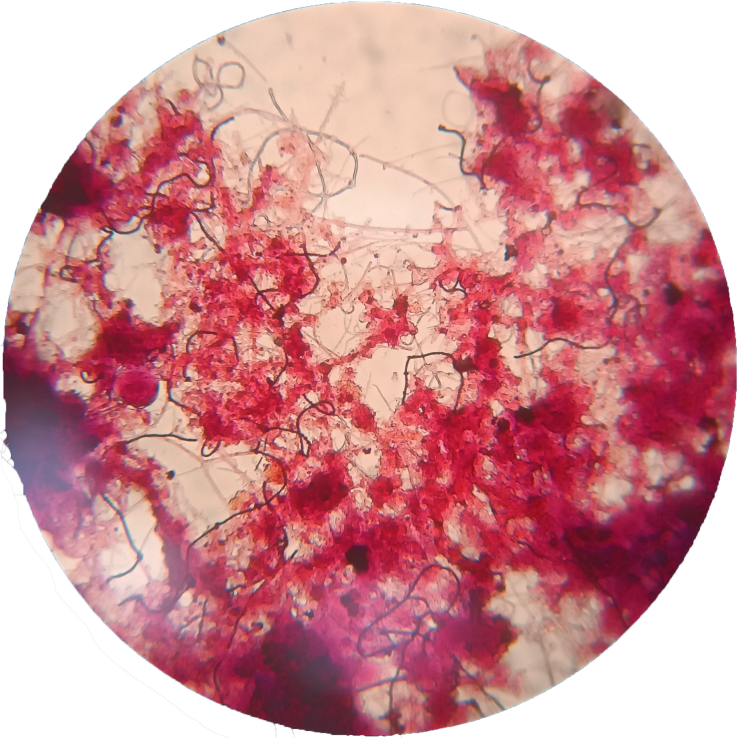
#> input picture 1a.jpg, 2229 x 2216 px (shown at 1/3 size); its folder holds only this picture in this run
$ python -i datasets.py   (imports and definitions only)
#> lines starting #> are read from the running program, lines starting #| are printed output that depends on the picture
from typing import Optional, Tuple
import os
import cv2
import numpy as np
import torch
from torch.utils.data import Dataset


# [16 lines left out: function _resize_pad, not called in this run]


def _apply_clahe_rgb(img_rgb: np.ndarray) -> np.ndarray:
    lab = cv2.cvtColor(img_rgb, cv2.COLOR_RGB2LAB)
#> lab: shape (2216, 2229, 3); mean of channels 0, 1, 2 170.9, 152.6, 138
    l, a, b = cv2.split(lab)
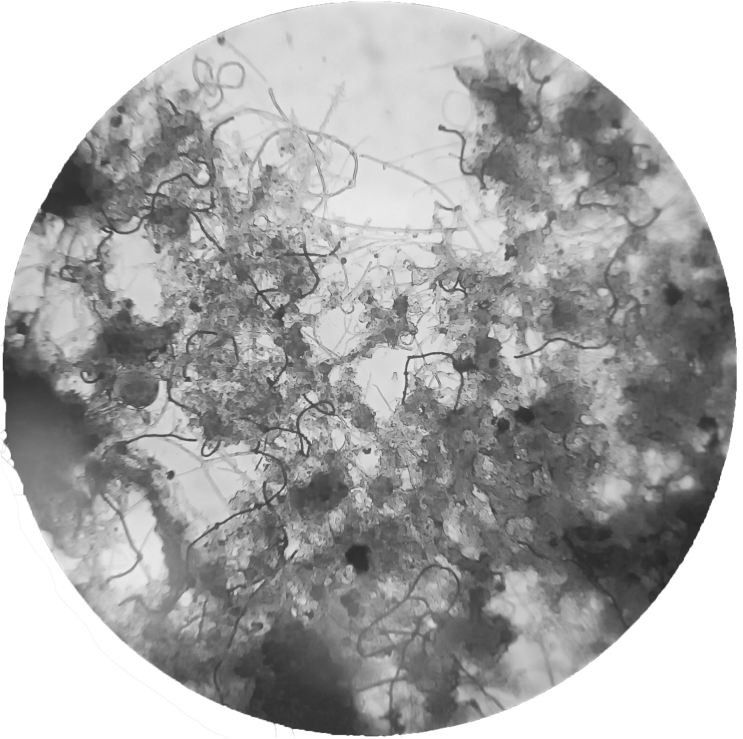
#> l: shape (2216, 2229) (shown at 1/3 size); min 36, max 255, mean 170.9
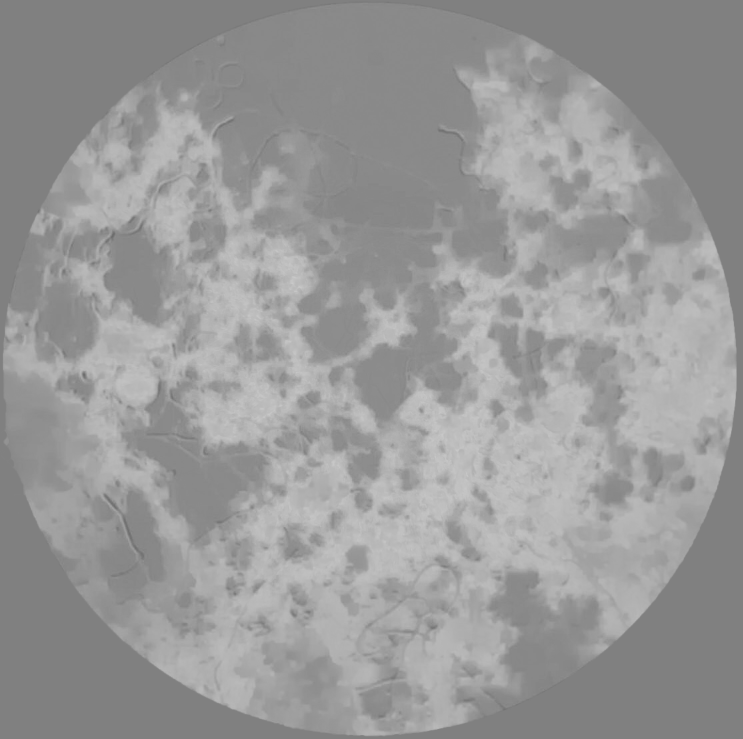
#> a: shape (2216, 2229) (shown at 1/3 size); min 104, max 202, mean 152.6
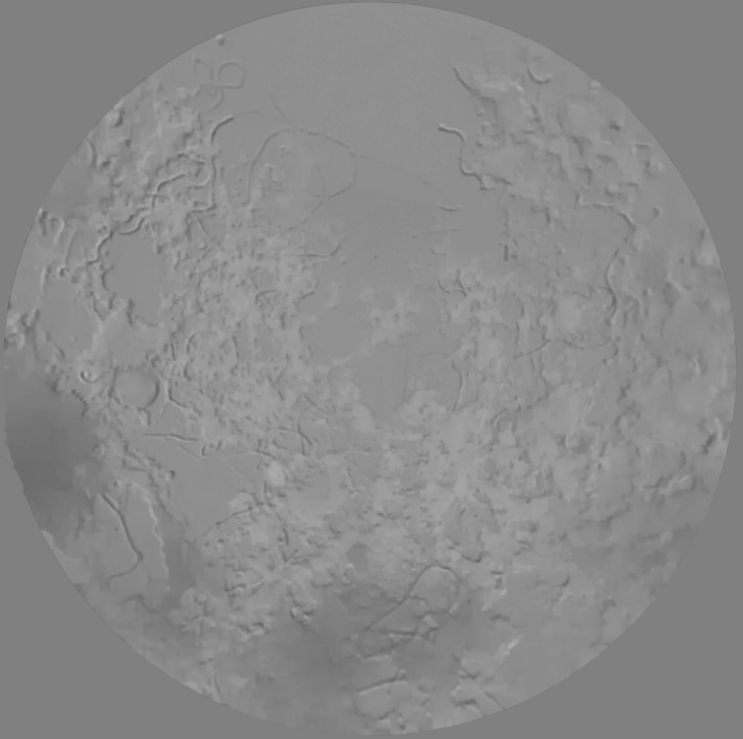
#> b: shape (2216, 2229) (shown at 1/3 size); min 94, max 181, mean 138
    clahe = cv2.createCLAHE(clipLimit=2.0, tileGridSize=(8,8))
    l2 = clahe.apply(l)
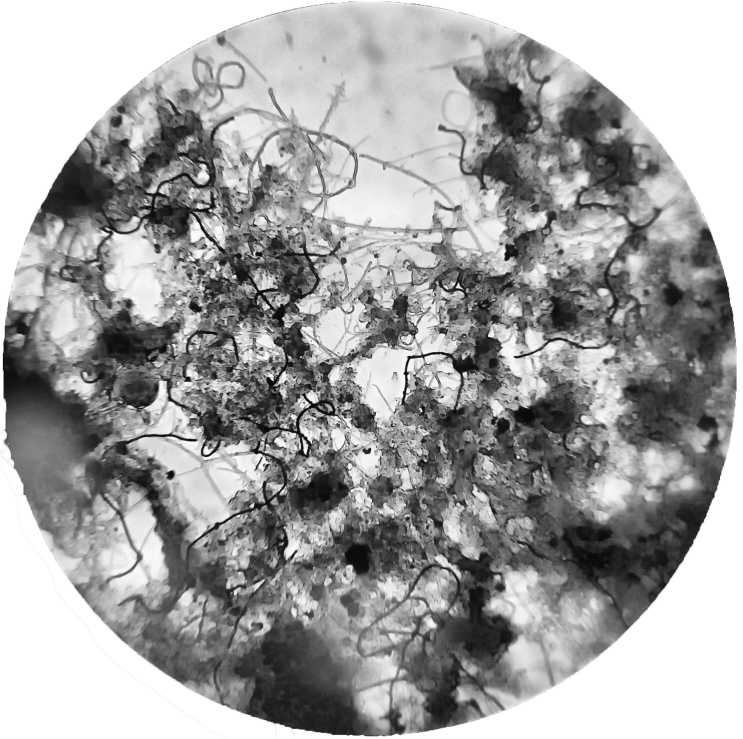
#> l2: shape (2216, 2229) (shown at 1/3 size); min 5, max 255, mean 163.4
    lab2 = cv2.merge([l2, a, b])
#> lab2: shape (2216, 2229, 3); mean of channels 0, 1, 2 163.4, 152.6, 138
    return cv2.cvtColor(lab2, cv2.COLOR_LAB2RGB)
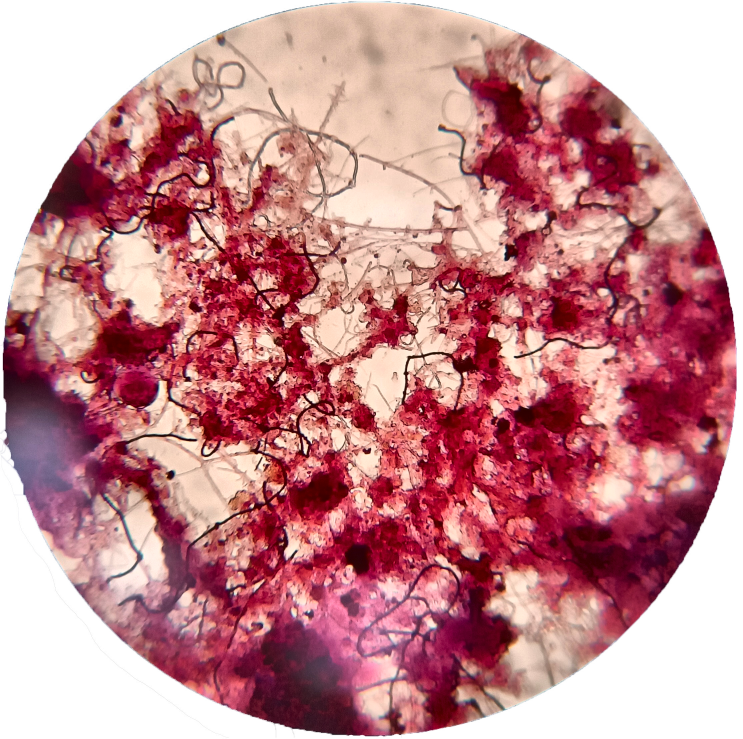
#> returned value: shape (2216, 2229, 3) (shown at 1/3 size); mean R, G, B 198.4, 138.1, 143.2


class SegDataset(Dataset):
    # [7 lines left out: function __init__, not called in this run]

    def __len__(self):
        return len(self.ids)

    # [45 lines left out: functions _read_image, _read_mask, __getitem__, not called in this run]

>>> import cv2
>>> picture = cv2.cvtColor(cv2.imread('1a.jpg'), cv2.COLOR_BGR2RGB)
>>> result = _apply_clahe_rgb(picture)

$ run again, on 1b.jpg
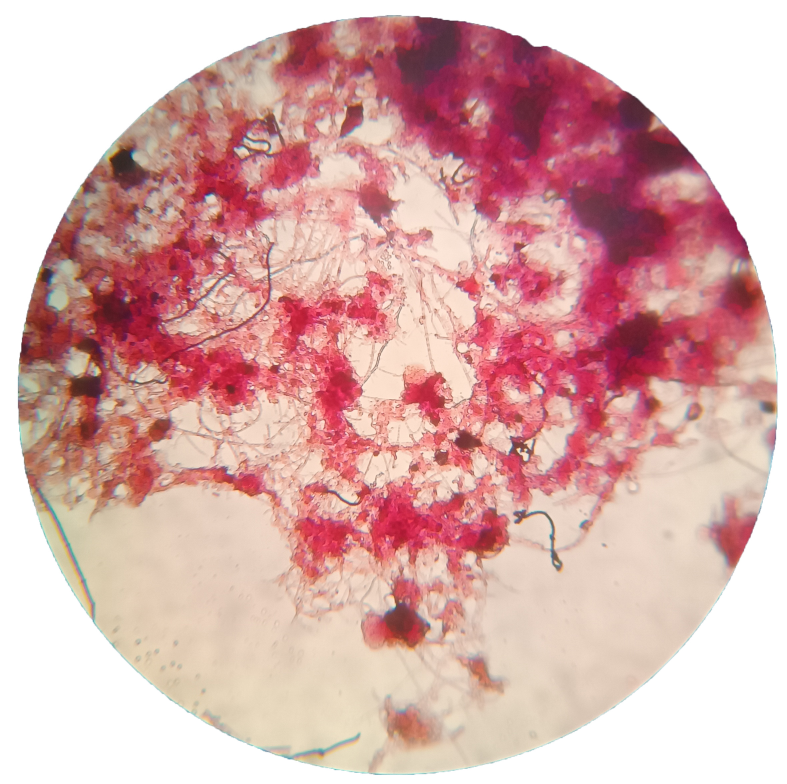
#> input picture 1b.jpg, 2360 x 2352 px (shown at 1/3 size)
#> lab: shape (2352, 2360, 3); mean of channels 0, 1, 2 193.2, 144.1, 136.9
#> in _apply_clahe_rgb, `l2 = clahe.apply(l)`:
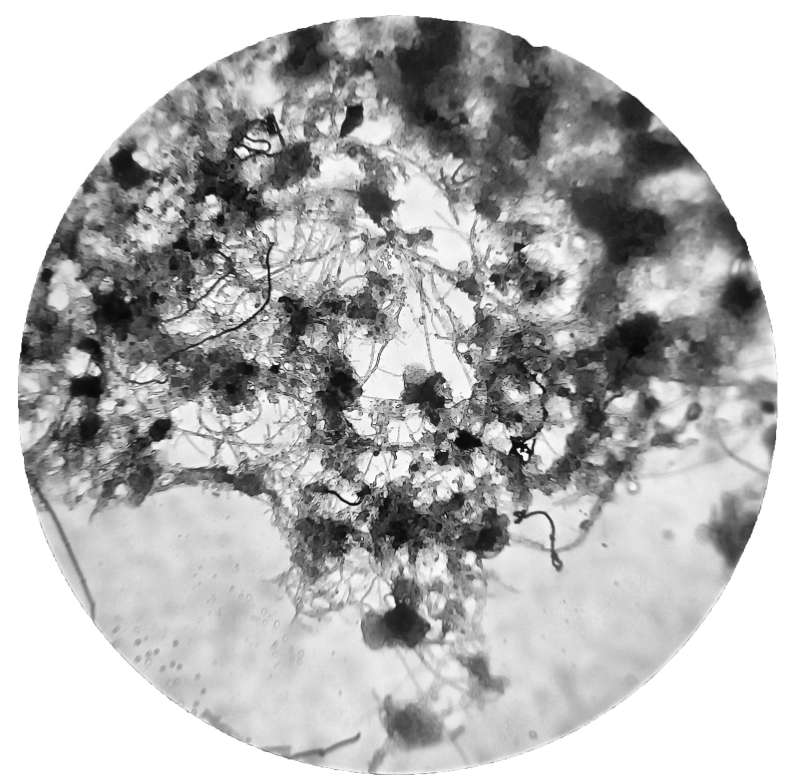
#> l2: shape (2352, 2360) (shown at 1/3 size); min 7, max 255, mean 181.6
#> lab2: shape (2352, 2360, 3); mean of channels 0, 1, 2 181.6, 144.1, 136.9
#> in _apply_clahe_rgb, `return cv2.cvtColor(lab2, cv2.COLOR_LAB2RGB)`:
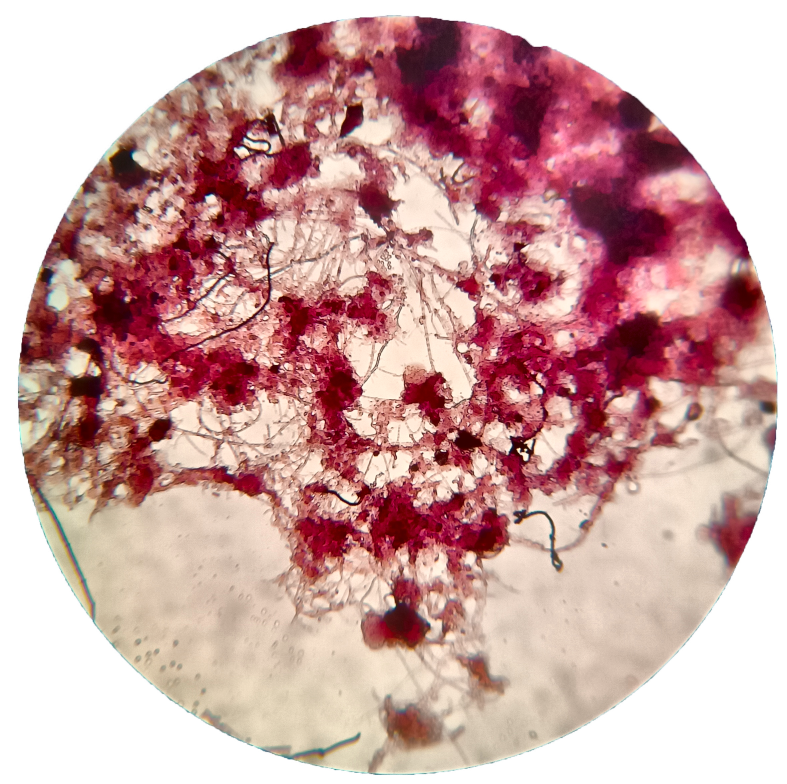
#> returned value: shape (2352, 2360, 3) (shown at 1/3 size); mean R, G, B 205.6, 164.2, 162.7

$ run again, on 1c.jpg
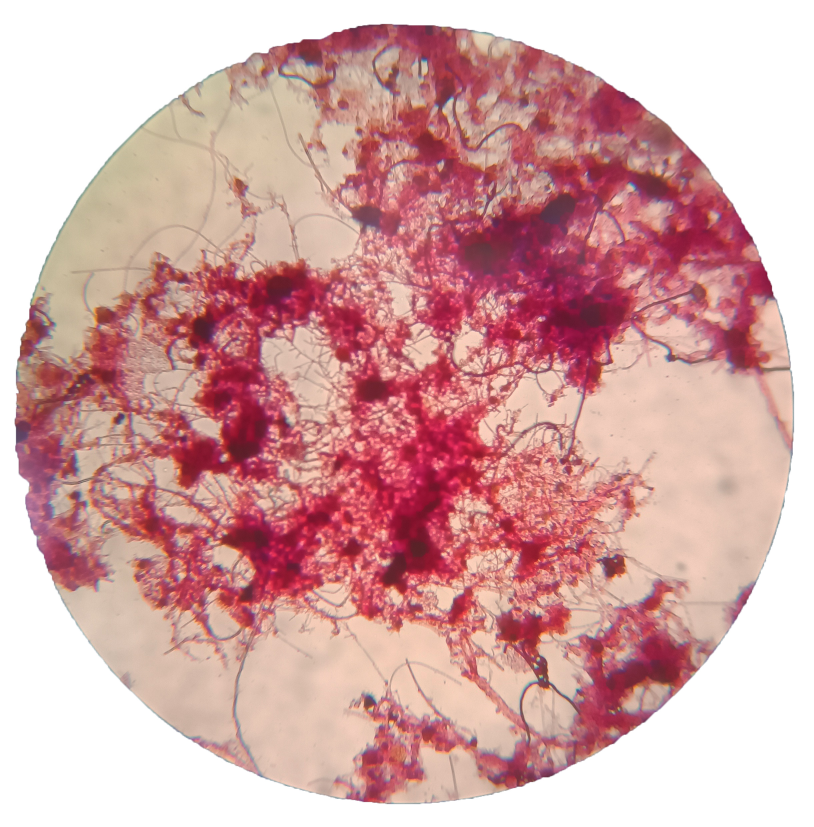
#> input picture 1c.jpg, 2440 x 2480 px (shown at 1/3 size)
#> lab: shape (2480, 2440, 3); mean of channels 0, 1, 2 186, 145.8, 136.6
#> in _apply_clahe_rgb, `l2 = clahe.apply(l)`:
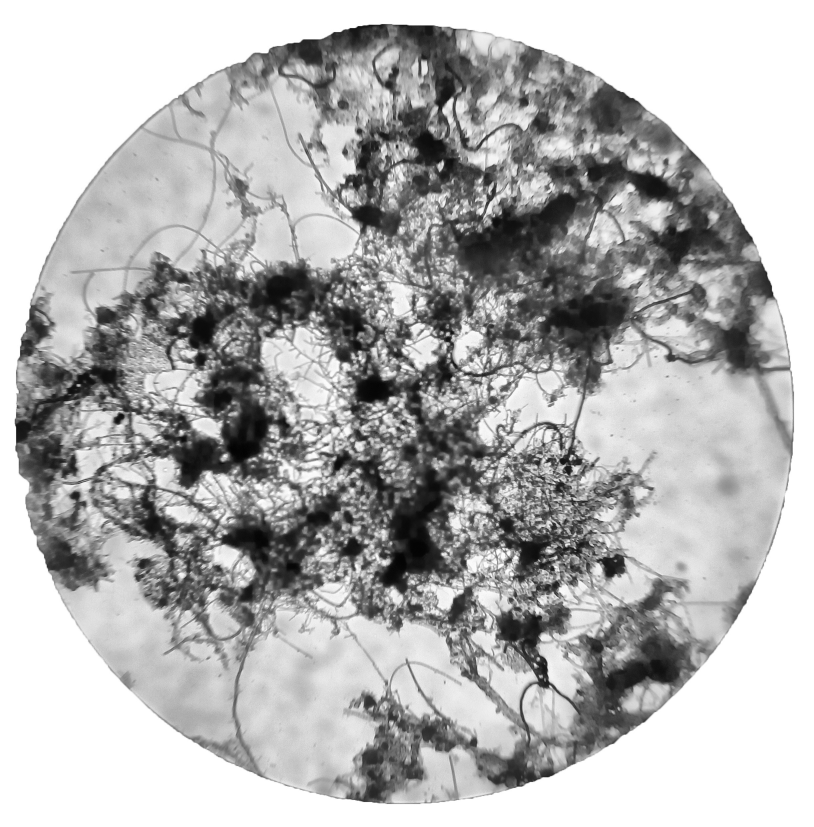
#> l2: shape (2480, 2440) (shown at 1/3 size); min 1, max 255, mean 179.4
#> lab2: shape (2480, 2440, 3); mean of channels 0, 1, 2 179.4, 145.8, 136.6
#> in _apply_clahe_rgb, `return cv2.cvtColor(lab2, cv2.COLOR_LAB2RGB)`:
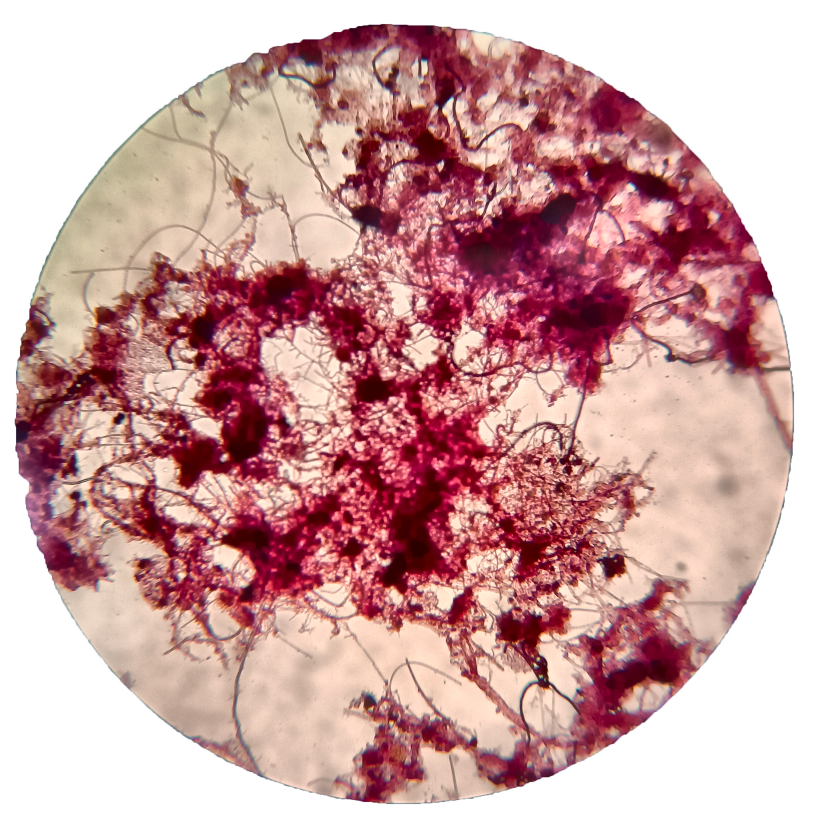
#> returned value: shape (2480, 2440, 3) (shown at 1/3 size); mean R, G, B 205.5, 161.1, 161.2

$ run again, on 1d.jpg
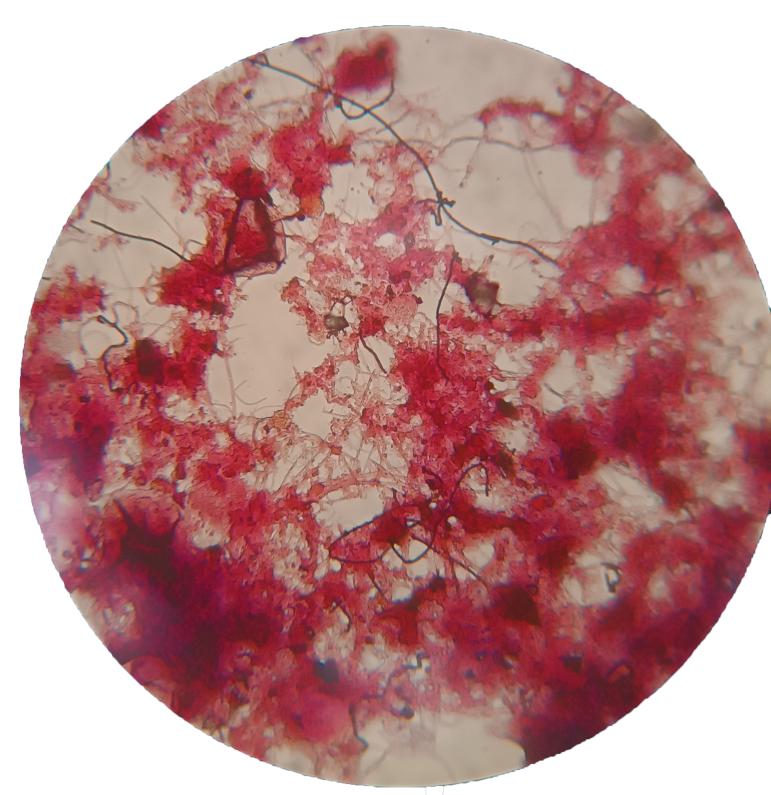
#> input picture 1d.jpg, 2312 x 2384 px (shown at 1/3 size)
#> lab: shape (2384, 2312, 3); mean of channels 0, 1, 2 159.2, 147.3, 137.7
#> in _apply_clahe_rgb, `l2 = clahe.apply(l)`:
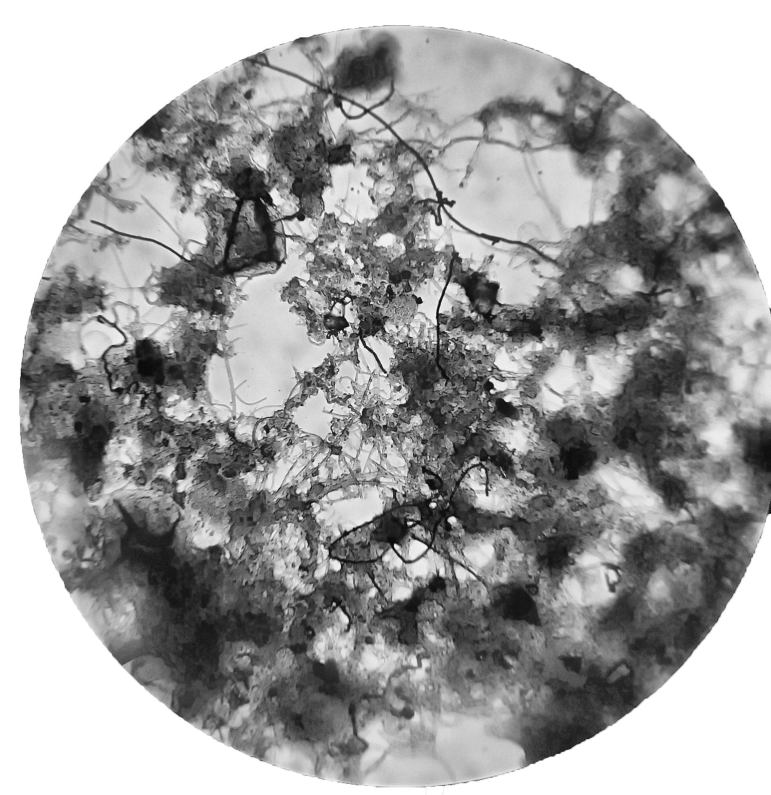
#> l2: shape (2384, 2312) (shown at 1/3 size); min 3, max 255, mean 161.2
#> lab2: shape (2384, 2312, 3); mean of channels 0, 1, 2 161.2, 147.3, 137.7
#> in _apply_clahe_rgb, `return cv2.cvtColor(lab2, cv2.COLOR_LAB2RGB)`:
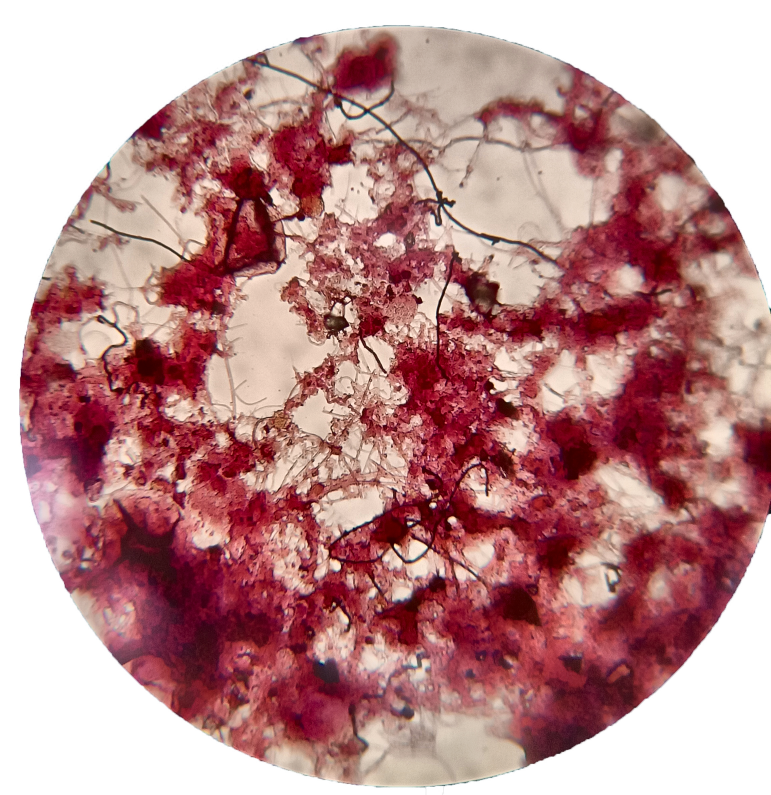
#> returned value: shape (2384, 2312, 3) (shown at 1/3 size); mean R, G, B 188.7, 140.8, 141.5
